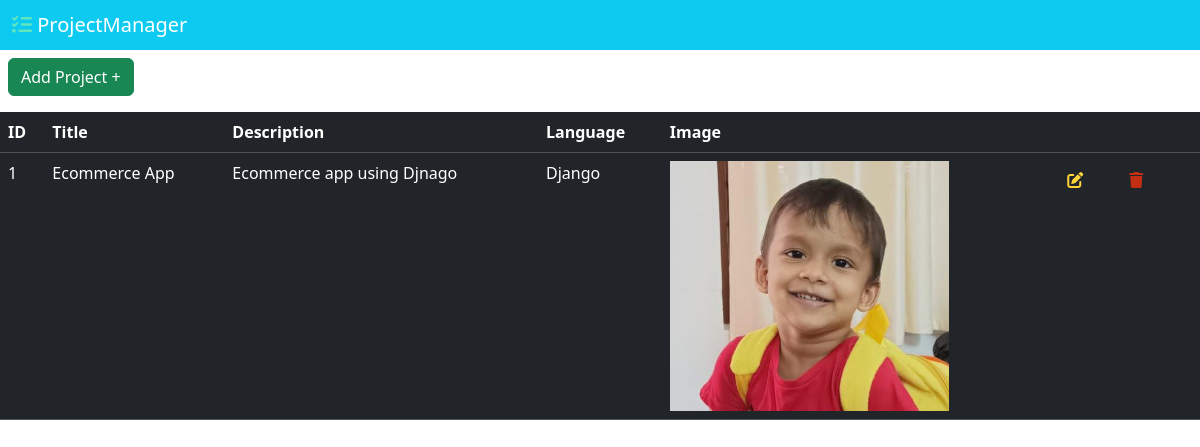
Before: /project/pdash with the older database file.
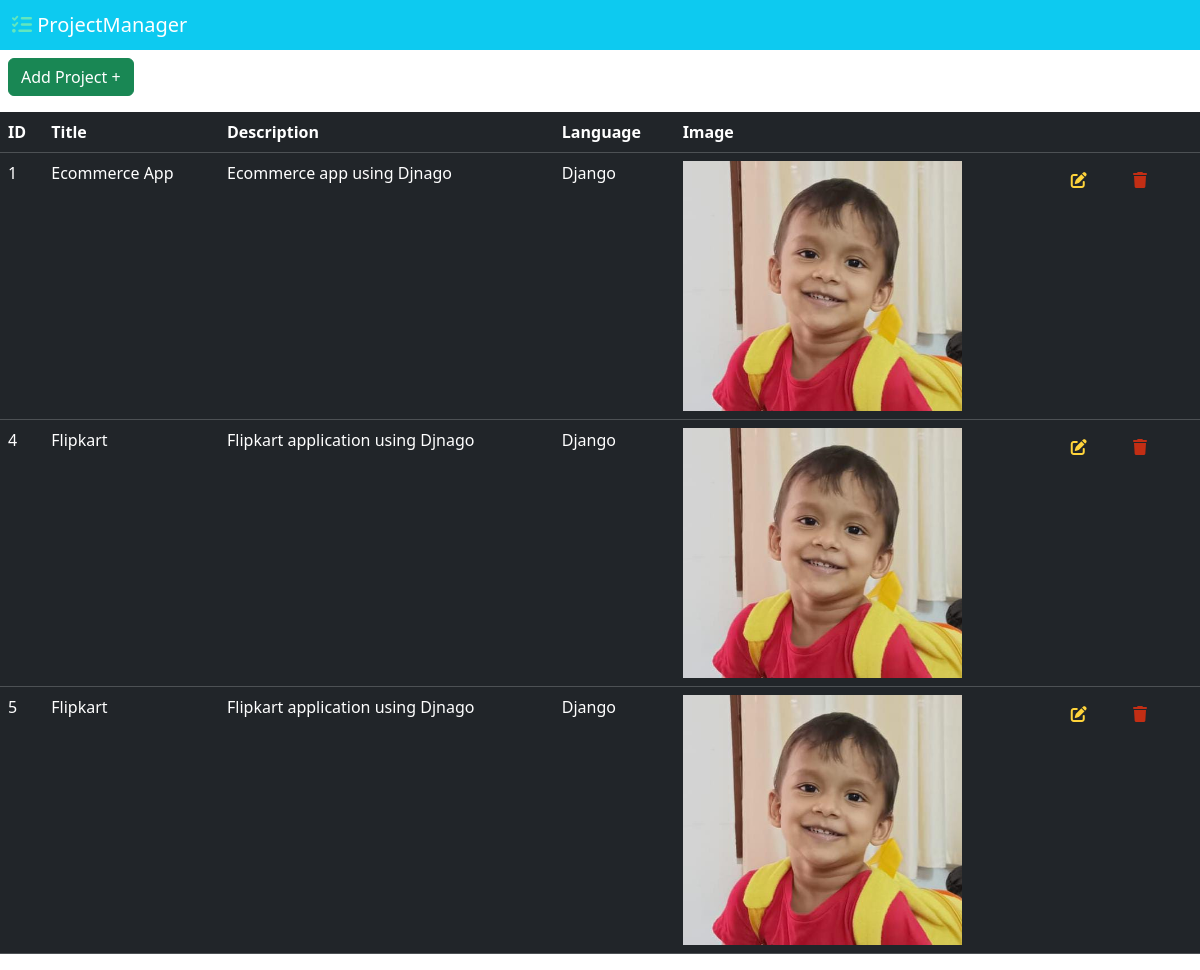
After: the same page with the newer database file.
### project/models.py (models this page shows)
class Projects(models.Model):
    title=models.CharField(max_length=100)
    description=models.CharField(max_length=500)
    language=models.CharField(max_length=100)
    image=models.ImageField(upload_to='project_images')

### project/views.py (the view)
# urls.py: path('pdash',ProjectDashboardView.as_view(),name='pdash'),
class ProjectDashboardView(View):
    def get(self,request):
        data=Projects.objects.all()
        return render(request,'pdashboard.html',{'projects':data})

### project/templates/pdashboard.html (shortened to what this page needs)
{% extends 'pnavheader.html' %}
{% block header %}
<a href="{% url 'padd' %}" class="btn btn-success ms-2 mt-2">Add Project +</a>
          <table class="table table-dark table-borderd w-100 mt-3 ">
            <thead>
                <tr>
                    <th>ID</th>
                    <th>Title</th>
                    <th>Description</th>
                    <th>Language</th>
                    <th>Image</th>
                    <th></th>
                </tr>
            </thead>
            <tbody>
              {% for i in  projects %}
              <tr>
                <td>{{i.id}}</td>
                <td>{{i.title}}</td>
                <td>{{i.description}}</td>
                <td>{{i.language}}</td>
                <td>
                  <img src="{{i.image.url}}" height="250px" alt="project_image">
                </td>
                <td>
                  <a href="{% url 'pedit' i.id %}" class="btn me-3">
                    <i class="fa-solid fa-pen-to-square" style="color: #FFD43B;"></i>
                </a>
                <a href="{% url 'pdelete' i.id %}" class="btn">
                    <i class="fa-solid fa-trash" style="color: #c22e14;"></i>
                </a>
                </td>
              </tr>
              {% endfor %}
            </tbody>
          </table>
{% endblock header %}

### project/templates/pnavheader.html (shortened to what this page needs)
<!doctype html>
<html lang="en">
    <head>
        <link rel="stylesheet" href="https://cdnjs.cloudflare.com/ajax/libs/font-awesome/6.6.0/css/all.min.css" />
        <link
            href="https://cdn.jsdelivr.net/npm/bootstrap@5.3.2/dist/css/bootstrap.min.css"
            rel="stylesheet"
        />
    <link rel="stylesheet" href="https://cdnjs.cloudflare.com/ajax/libs/font-awesome/6.6.0/css/all.min.css" />
    </head>
    <body>
        <nav class="navbar navbar-dark bg-info">
            <div class="container-fluid">
              <span class="navbar-brand mb-0 h1">
                <i class="fa-solid fa-list-check" style="color: #63E6BE;"></i>
                ProjectManager
               </span>
            </div>
          </nav>
          {% block header %}
          {% endblock header %}
    </body>
</html>

Changed rows visible on the page:
added Projects: id "4", title "Flipkart", description "Flipkart application using Djnago", language "Django", image (picture)
added Projects: id "5", title "Flipkart", description "Flipkart application using Djnago", language "Django", image (picture)
